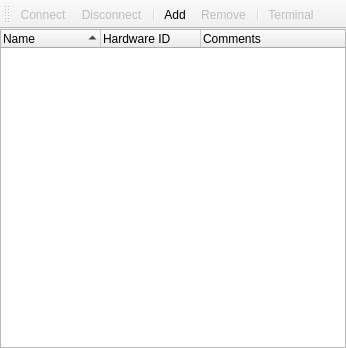
<?xml version="1.0" encoding="UTF-8"?>
<ui version="4.0">
 <class>ConnectionWindow</class>
 <widget class="QMainWindow" name="ConnectionWindow">
  <property name="geometry">
   <rect>
    <x>0</x>
    <y>0</y>
    <width>346</width>
    <height>348</height>
   </rect>
  </property>
  <property name="windowTitle">
   <string>Connection</string>
  </property>
  <widget class="QWidget" name="centralwidget">
   <layout class="QVBoxLayout" name="verticalLayout">
    <property name="leftMargin">
     <number>0</number>
    </property>
    <property name="topMargin">
     <number>0</number>
    </property>
    <property name="rightMargin">
     <number>0</number>
    </property>
    <property name="bottomMargin">
     <number>0</number>
    </property>
    <item>
     <widget class="QTreeWidget" name="treeWidget">
      <property name="alternatingRowColors">
       <bool>true</bool>
      </property>
      <property name="textElideMode">
       <enum>Qt::ElideMiddle</enum>
      </property>
      <property name="indentation">
       <number>10</number>
      </property>
      <property name="sortingEnabled">
       <bool>true</bool>
      </property>
      <attribute name="headerMinimumSectionSize">
       <number>0</number>
      </attribute>
      <attribute name="headerShowSortIndicator" stdset="0">
       <bool>true</bool>
      </attribute>
      <column>
       <property name="text">
        <string>Name</string>
       </property>
      </column>
      <column>
       <property name="text">
        <string>Hardware ID</string>
       </property>
      </column>
      <column>
       <property name="text">
        <string>Comments</string>
       </property>
      </column>
     </widget>
    </item>
   </layout>
  </widget>
  <widget class="QToolBar" name="toolBar">
   <property name="enabled">
    <bool>true</bool>
   </property>
   <property name="windowTitle">
    <string>toolBar</string>
   </property>
   <attribute name="toolBarArea">
    <enum>TopToolBarArea</enum>
   </attribute>
   <attribute name="toolBarBreak">
    <bool>false</bool>
   </attribute>
   <addaction name="actionConnect"/>
   <addaction name="actionDisconnect"/>
   <addaction name="separator"/>
   <addaction name="actionAdd"/>
   <addaction name="actionRemove"/>
   <addaction name="separator"/>
   <addaction name="actionTerminal"/>
  </widget>
  <action name="actionConnect">
   <property name="enabled">
    <bool>false</bool>
   </property>
   <property name="icon">
    <iconset resource="../resources.qrc">
     <normaloff>:/new/prefix1/Images/connect.png</normaloff>:/new/prefix1/Images/connect.png</iconset>
   </property>
   <property name="text">
    <string>&amp;Connect</string>
   </property>
   <property name="toolTip">
    <string>Connect</string>
   </property>
  </action>
  <action name="actionDisconnect">
   <property name="enabled">
    <bool>false</bool>
   </property>
   <property name="icon">
    <iconset resource="../resources.qrc">
     <normaloff>:/new/prefix1/Images/disconnect.png</normaloff>:/new/prefix1/Images/disconnect.png</iconset>
   </property>
   <property name="text">
    <string>&amp;Disconnect</string>
   </property>
  </action>
  <action name="actionAdd">
   <property name="enabled">
    <bool>true</bool>
   </property>
   <property name="icon">
    <iconset resource="../resources.qrc">
     <normaloff>:/new/prefix1/Images/add.png</normaloff>:/new/prefix1/Images/add.png</iconset>
   </property>
   <property name="text">
    <string>&amp;Add</string>
   </property>
   <property name="toolTip">
    <string>Add Connection</string>
   </property>
  </action>
  <action name="actionRemove">
   <property name="enabled">
    <bool>false</bool>
   </property>
   <property name="icon">
    <iconset resource="../resources.qrc">
     <normaloff>:/new/prefix1/Images/delete.png</normaloff>:/new/prefix1/Images/delete.png</iconset>
   </property>
   <property name="text">
    <string>&amp;Remove</string>
   </property>
   <property name="toolTip">
    <string>Remove Connection</string>
   </property>
  </action>
  <action name="actionTerminal">
   <property name="enabled">
    <bool>false</bool>
   </property>
   <property name="icon">
    <iconset resource="../resources.qrc">
     <normaloff>:/new/prefix1/Images/application_xp_terminal.png</normaloff>:/new/prefix1/Images/application_xp_terminal.png</iconset>
   </property>
   <property name="text">
    <string>&amp;Terminal</string>
   </property>
   <property name="toolTip">
    <string>Start Terminal Program</string>
   </property>
  </action>
 </widget>
 <resources>
  <include location="../resources.qrc"/>
 </resources>
 <connections/>
</ui>
